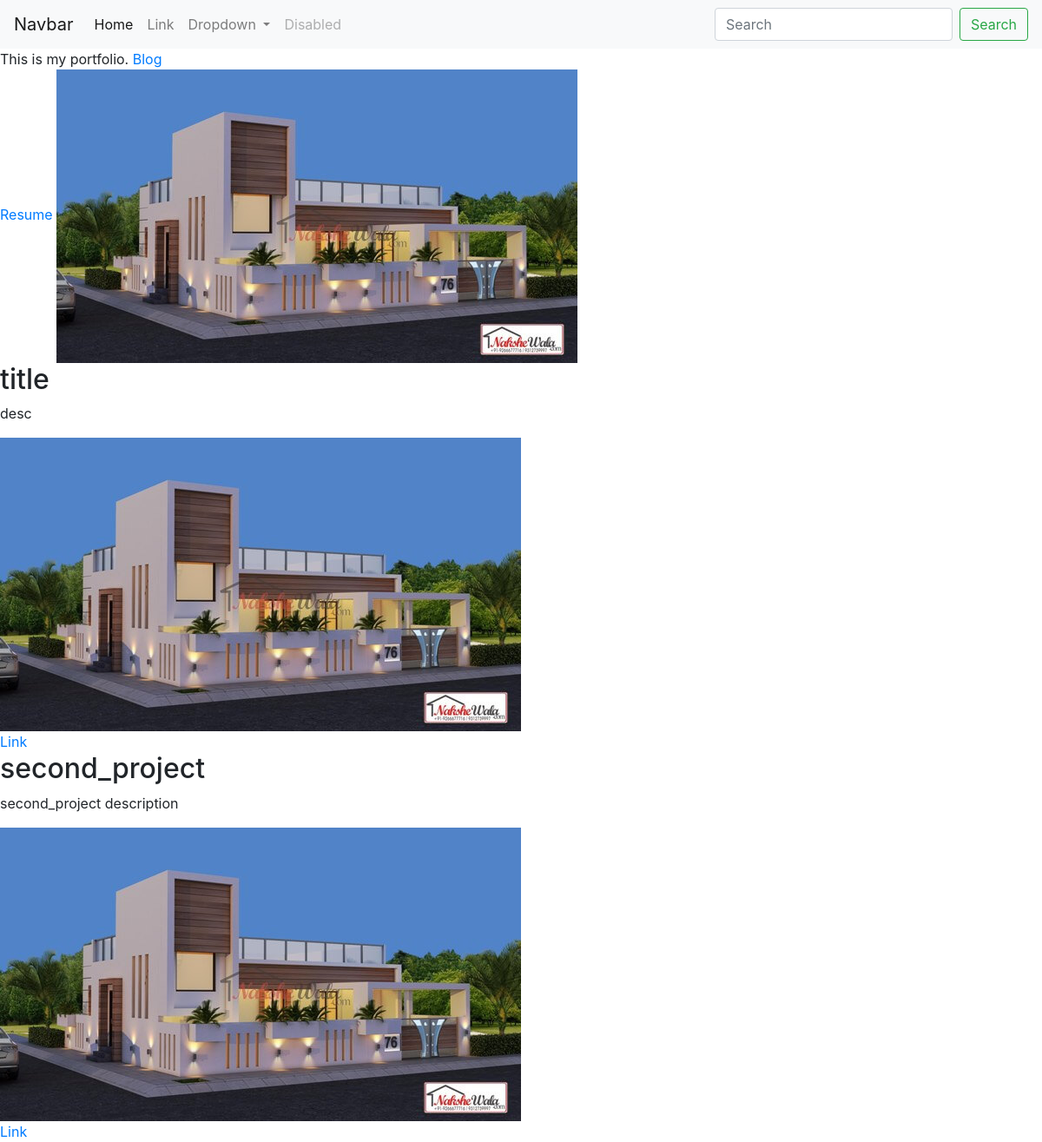
Before: / with the older database file.
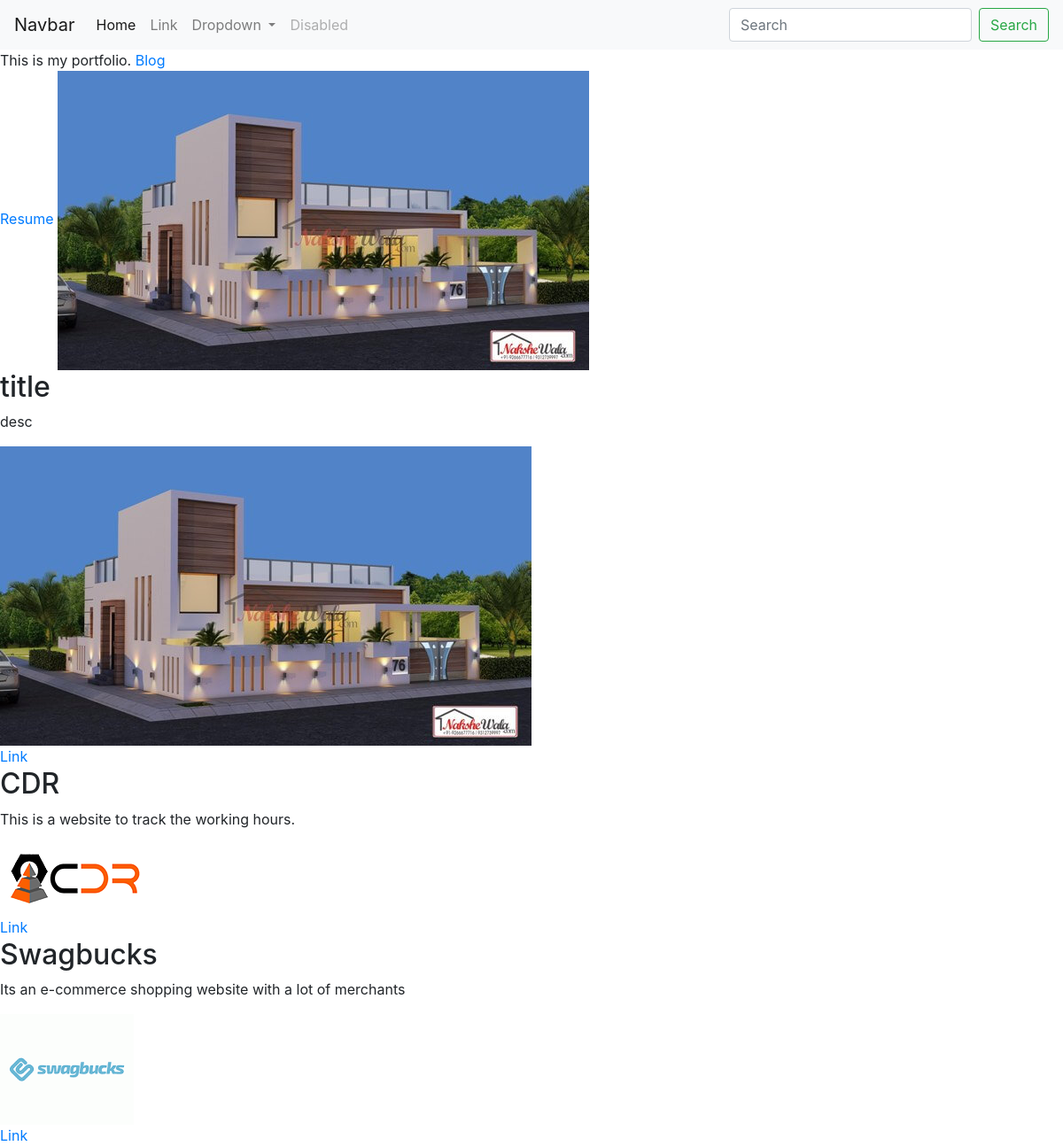
After: the same page with the newer database file.
### portfolio/models.py (models this page shows, shortened)
class Project(models.Model):
    title = models.CharField(max_length=100)
    desc = models.CharField(max_length=250)
    image = models.ImageField(upload_to='portfolio/images/')
    url = models.URLField(blank=True) #optional

### portfolio/views.py (the view)
# urls.py: 2. Add a URL to urlpatterns:  path('', views.home, name='home')
def home(request):
    projects = Project.objects.all()
    return render(request, "portfolio/home.html",{'projects':projects})

### portfolio/templates/portfolio/home.html
{% extends 'portfolio/base.html' %}
{% load static %}
{% block content %}
This is my portfolio.
<a href = "{% url 'blog:all_blogs' %}">Blog</a>
<br>
<a href="{% static 'portfolio/Archna_updated_resume.pdf' %}">Resume</a>
<img src="{% static 'portfolio/house_outer.jpg' %}">
    {% for project in projects %}
    <h2>{{project.title}}</h2>
    <p>{{project.desc}}</p>
<img src="{{project.image.url}}">
     {% if project.url %}
     <br> <a href = "{{ project.url }}">Link</a>
     {% endif %}
    {% endfor %}
  {% endblock %}

### portfolio/templates/portfolio/base.html (shortened to what this page needs)
{% load static %}
<!doctype html>
<html lang="en">
  <head>
    <link rel="stylesheet" href="https://stackpath.bootstrapcdn.com/bootstrap/4.4.1/css/bootstrap.min.css">
  </head>
  <body>
   <nav class="navbar navbar-expand-lg navbar-light bg-light">
  <a class="navbar-brand" href="#">Navbar</a>
  <div class="collapse navbar-collapse" id="navbarSupportedContent">
    <ul class="navbar-nav mr-auto">
      <li class="nav-item active">
        <a class="nav-link" href="#">Home <span class="sr-only">(current)</span></a>
      </li>
      <li class="nav-item">
        <a class="nav-link" href="#">Link</a>
      </li>
      <li class="nav-item dropdown">
        <a class="nav-link dropdown-toggle" href="#" id="navbarDropdown" role="button" data-toggle="dropdown" aria-haspopup="true" aria-expanded="false">
          Dropdown
        </a>
      </li>
      <li class="nav-item">
        <a class="nav-link disabled" href="#" tabindex="-1" aria-disabled="true">Disabled</a>
      </li>
    </ul>
    <form class="form-inline my-2 my-lg-0">
      <input class="form-control mr-sm-2" type="search" placeholder="Search" aria-label="Search">
      <button class="btn btn-outline-success my-2 my-sm-0" type="submit">Search</button>
    </form>
  </div>
</nav>
   {% block content %} {% endblock %}
<body>
</html>

Changed rows visible on the page:
removed Project: title "second_project", desc "second_project description", image (picture)
added Project: title "CDR", desc "This is a website to track the working hours.", image (picture)
added Project: title "Swagbucks", desc "Its an e-commerce shopping website with a lot of merchants", image (picture)
